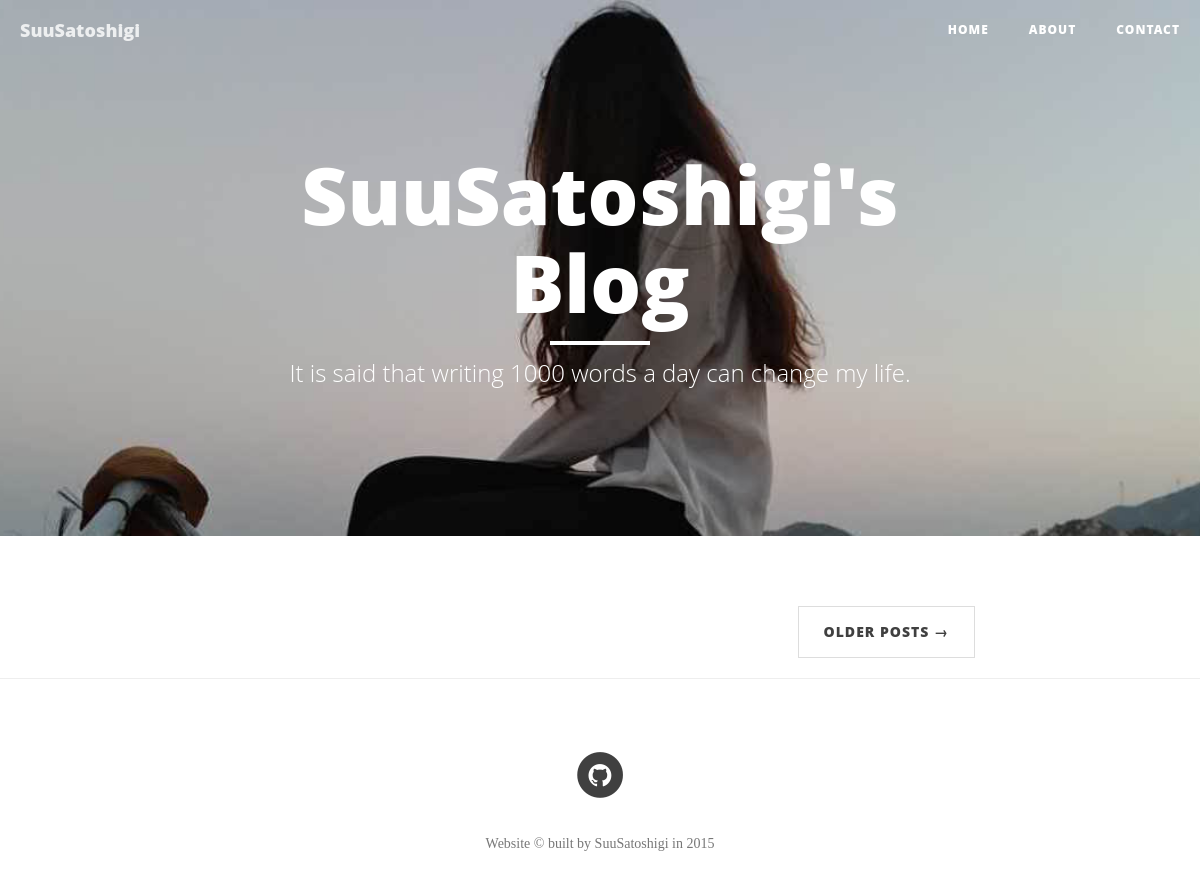
The app's page /, older data.
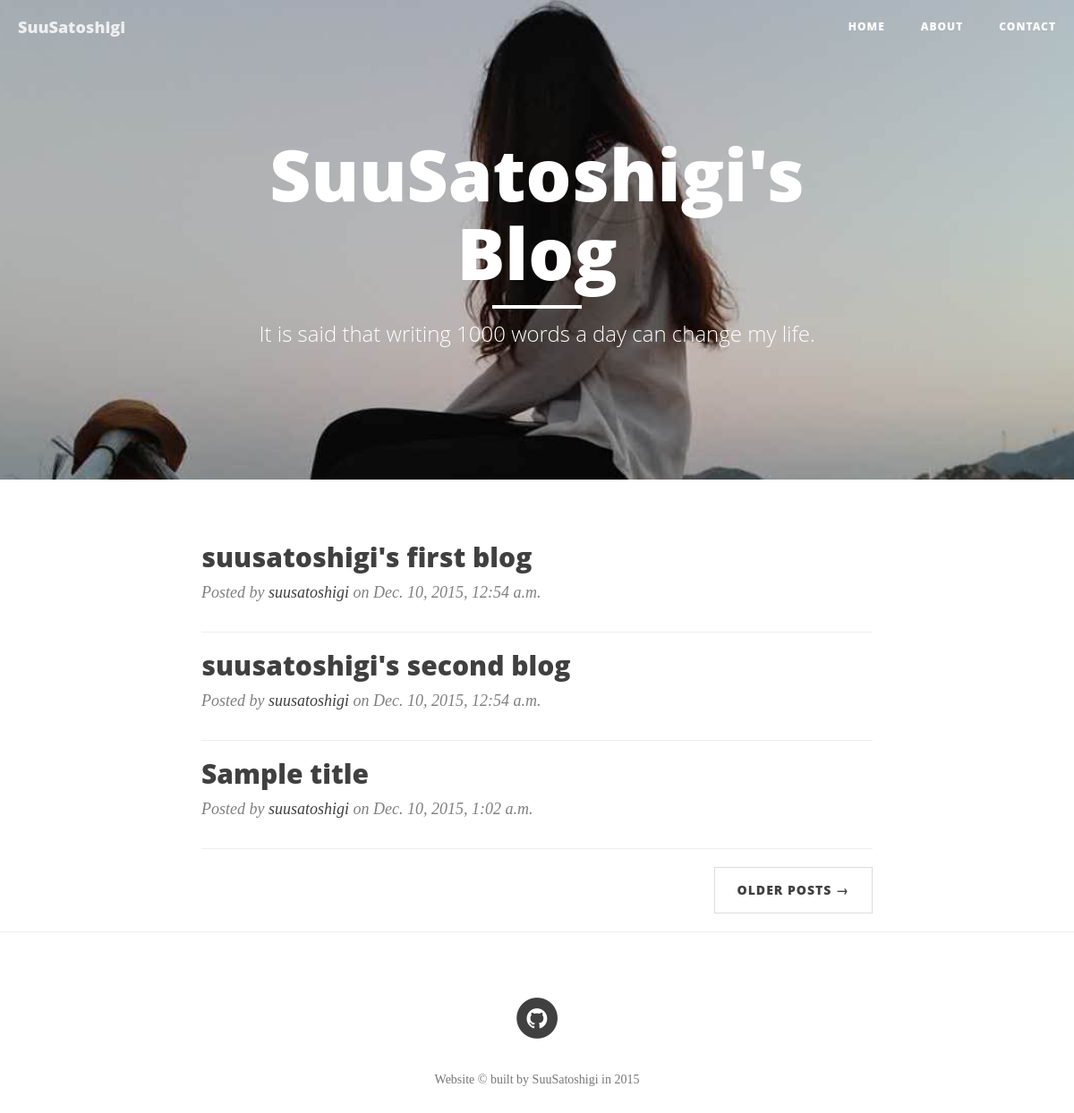
The same page, newer data.
### blog/models.py (models this page shows, shortened)
class Post(models.Model):
    author = models.ForeignKey('auth.User')
    title = models.CharField(max_length=200)
    text = models.TextField()
    created_date = models.DateTimeField(
            default=timezone.now)
    published_date = models.DateTimeField(
            blank=True, null=True)

### blog/views.py (the view)
# urls.py: url(r'^$',views.post_list,name='post_list'),
def post_list(request):
	posts = Post.objects.filter(published_date__lte=timezone.now()).order_by('published_date')
	return render(request, 'blog/post_list.html', {'posts':posts})

### blog/templates/blog/post_list.html (shortened to what this page needs)
{% extends 'blog/index.html' %}
{% block title %}
 <h1>SuuSatoshigi's Blog</h1>
	<hr class="small">
	<span class="subheading">It is said that writing 1000 words a day can change my life.</span>
{% endblock title %}
{% block content %}
    {% for post in posts %}
    <a href="post.html">
        <h2 class="post-title">
            <a href="{% url 'post_detail' pk=post.pk %}">{{ post.title }}</a>
        </h2>
    </a>
    <p class="post-meta">Posted by <a href="#">{{ post.author }}</a> on  {{ post.published_date }}</p>
    <hr>
    {% endfor %}
{% endblock content %}

Row changes from the older to the newer data that the page shows:
added Post: title "suusatoshigi's first blog", author "suusatoshigi", published_date "Dec. 10, 2015, 12:54 a.m."
added Post: title "suusatoshigi's second blog", author "suusatoshigi", published_date "Dec. 10, 2015, 12:54 a.m."
added Post: title "Sample title", author "suusatoshigi", published_date "Dec. 10, 2015, 1:02 a.m."
